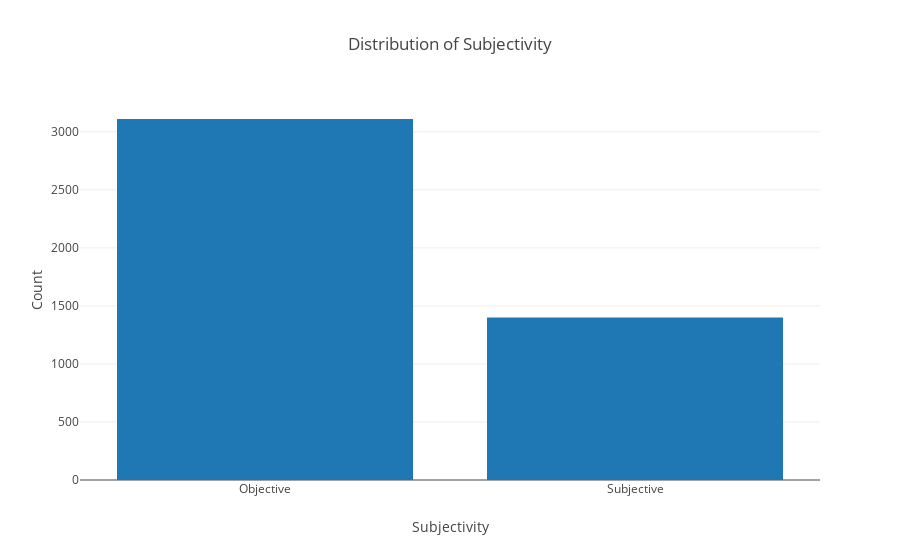

The notebook cell saved with this chart:
### Markdown cell above
Most of the tweets are Netural while, some beign positive and negative.

### Code cell
# Distribution of Subjectivity 

subjectivity = pd.DataFrame({'subjectivity':df.subjectivity.value_counts()})
subjectivity = subjectivity.sort_values(by = 'subjectivity', ascending = False)

trace = go.Bar( x = subjectivity.index ,
              y = subjectivity.subjectivity)

data = [trace]

layout = go.Layout( title = 'Distribution of Subjectivity',
                  xaxis = dict(title = 'Subjectivity'),
                  yaxis = dict(title = 'Count'))
fig = go.Figure(data = data, layout=layout)
plotly.offline.iplot(fig)

### Figure 1 — Plotly figure (JSON) as saved in the notebook; plotly's stock layout.template omitted (floating-point values rounded to 4 significant figures)
{"data": [{"type": "bar", "uid": "cbe0c89e-8fec-48cb-b84a-b037bd13b83f", "x": ["Objective", "Subjective"], "y": [3110, 1399]}], "layout": {"title": {"text": "Distribution of Subjectivity"}, "xaxis": {"title": {"text": "Subjectivity"}}, "yaxis": {"title": {"text": "Count"}}}}
